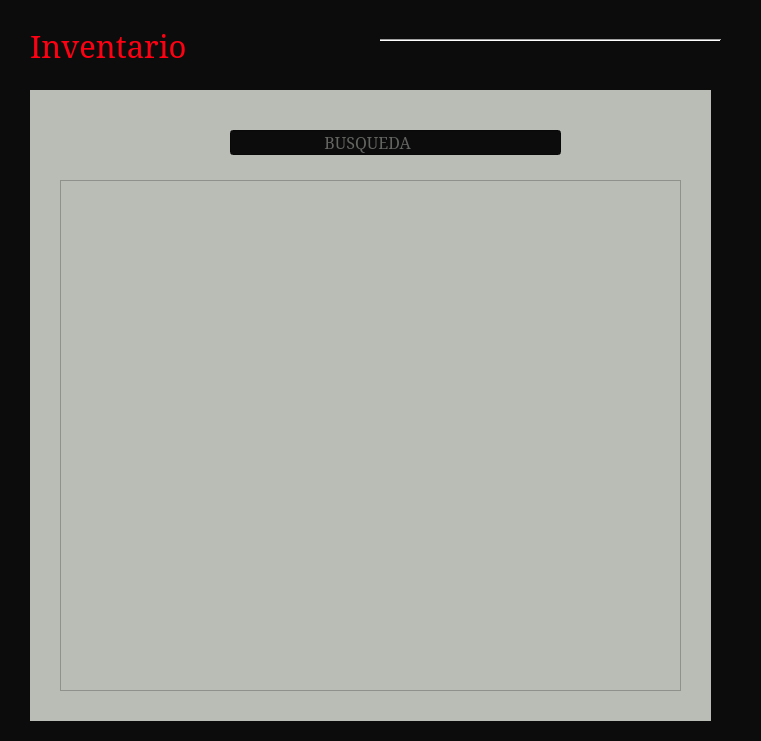
<?xml version="1.0" encoding="UTF-8"?>
<ui version="4.0">
 <class>Inventario</class>
 <widget class="QWidget" name="Inventario">
  <property name="geometry">
   <rect>
    <x>0</x>
    <y>0</y>
    <width>761</width>
    <height>741</height>
   </rect>
  </property>
  <property name="maximumSize">
   <size>
    <width>762</width>
    <height>742</height>
   </size>
  </property>
  <property name="font">
   <font>
    <family>Serif</family>
   </font>
  </property>
  <property name="windowTitle">
   <string>Form</string>
  </property>
  <property name="styleSheet">
   <string notr="true">QWidget{
background-color:#0c0c0c;
}
#QStacketWidget{
background-color:#0c0cfc;
}</string>
  </property>
  <widget class="Line" name="line">
   <property name="geometry">
    <rect>
     <x>380</x>
     <y>30</y>
     <width>341</width>
     <height>21</height>
    </rect>
   </property>
   <property name="styleSheet">
    <string notr="true">color: qlineargradient(spread:pad, x1:0, y1:0, x2:0, y2:0, stop:0 rgba(255, 255, 255, 255), stop:1 rgba(255, 255, 255, 255));
background-color: qlineargradient(spread:pad, x1:0, y1:0, x2:0, y2:0, stop:0 rgba(12, 12, 12, 255), stop:1 rgba(255, 255, 255, 255));</string>
   </property>
   <property name="orientation">
    <enum>Qt::Horizontal</enum>
   </property>
  </widget>
  <widget class="QLabel" name="label_Inventario">
   <property name="geometry">
    <rect>
     <x>30</x>
     <y>30</y>
     <width>331</width>
     <height>31</height>
    </rect>
   </property>
   <property name="font">
    <font>
     <family>Serif</family>
     <pointsize>23</pointsize>
     <weight>50</weight>
     <italic>false</italic>
     <bold>false</bold>
    </font>
   </property>
   <property name="styleSheet">
    <string notr="true">color: qlineargradient(spread:pad, x1:0, y1:0, x2:0, y2:0, stop:0 rgba(255, 0, 18, 255), stop:1 rgba(255, 255, 255, 255));</string>
   </property>
   <property name="text">
    <string>Inventario</string>
   </property>
  </widget>
  <widget class="QStackedWidget" name="stackedWidget">
   <property name="geometry">
    <rect>
     <x>30</x>
     <y>90</y>
     <width>681</width>
     <height>631</height>
    </rect>
   </property>
   <property name="styleSheet">
    <string notr="true">background-color:rgb(186, 189, 182);</string>
   </property>
   <widget class="QWidget" name="page">
    <widget class="QTableView" name="TV_inventario">
     <property name="geometry">
      <rect>
       <x>30</x>
       <y>90</y>
       <width>621</width>
       <height>511</height>
      </rect>
     </property>
     <property name="font">
      <font>
       <family>Serif</family>
      </font>
     </property>
    </widget>
    <widget class="QLineEdit" name="lineEdit">
     <property name="geometry">
      <rect>
       <x>200</x>
       <y>40</y>
       <width>331</width>
       <height>25</height>
      </rect>
     </property>
     <property name="font">
      <font>
       <family>Serif</family>
       <pointsize>12</pointsize>
      </font>
     </property>
     <property name="styleSheet">
      <string notr="true">background-color:#0c0c0c;
color: rgb(186, 189, 182);</string>
     </property>
     <property name="placeholderText">
      <string>                      BUSQUEDA</string>
     </property>
    </widget>
   </widget>
   <widget class="QWidget" name="page_2"/>
  </widget>
 </widget>
 <resources/>
 <connections/>
</ui>
